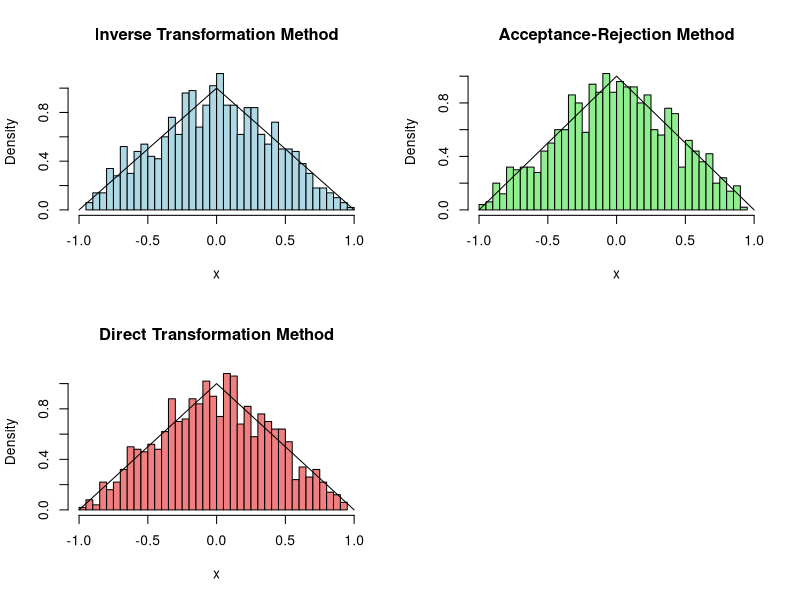
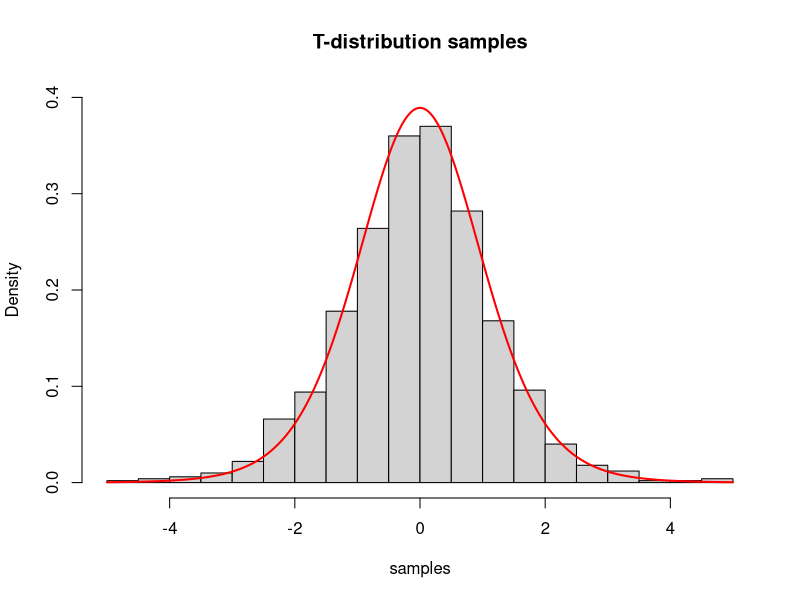
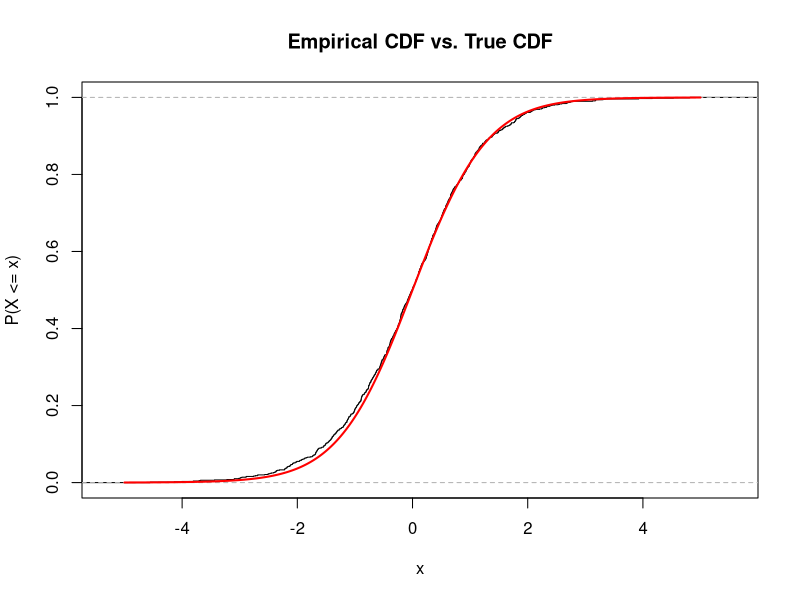
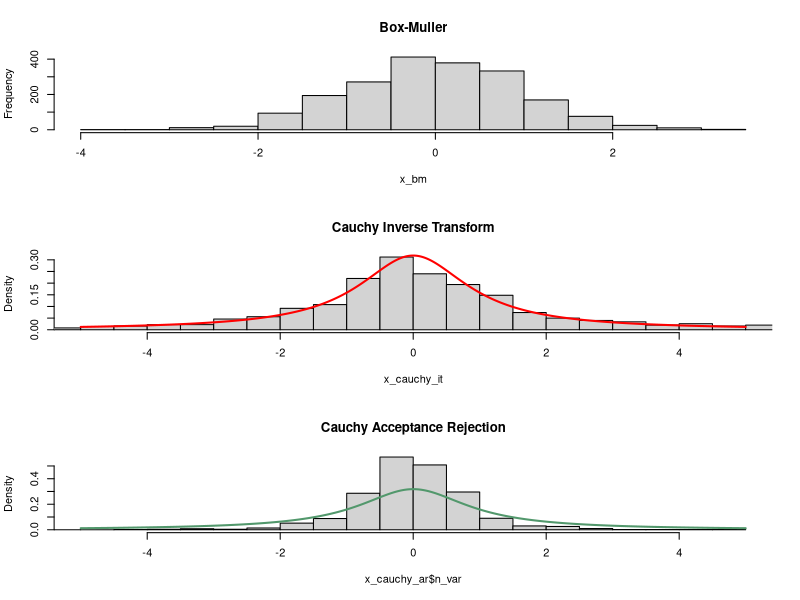

Write R code to recreate these figures, in order.
## ---- chunk 1
library(ggplot2)
set.seed(808)
# knitr::opts_chunk$set(fig.width = 8, fig.height = 12)
## ---- chunk 2
# (a) Inverse Transformation Method
inverse_transform <- function(n) {
  u <- runif(n)
  x <- ifelse(u <= 0.5, sqrt(2 * u) - 1, 1 - sqrt(2 * (1 - u)))
  return(x)
}
# Generate n random variables
n <- 1000
rv_it <- inverse_transform(n)



# (b) Acceptance-Rejection Method
random_acceptance_rejection <- function(n) {
  c <- 2  # Upper bound on f(x)/g(x)
  x <- numeric(n)
  i <- 1
  while (i <= n) {
    u1 <- runif(1)
    u2 <- runif(1)
    x_candidate <- -1 + 2 * u1
    if (u2 <= (1 - abs(x_candidate)) / (c * 0.5)) {
      x[i] <- x_candidate
      i <- i + 1
    }
  }
  return(x)
}
# Generate n random variables
rv_ar <- random_acceptance_rejection(n)



# (c) Direct Transformation Method
random_direct_transformation <- function(n) {
  x <- runif(n)
  y <- runif(n)
  z <- x - y
  return(z)
}
# Generate n random variables
rv_dt <- random_direct_transformation(n)

# (d) Plot and compare all the histograms
par(mfrow = c(2, 2))

y <- seq(-1, 1, .01)

hist(rv_it, breaks = 30, xlab = "x",
  freq = FALSE, main = "Inverse Transformation Method",
  col = "lightblue", xlim = c(-1, 1)
)
lines(y, 1 - abs(y)) # Density  curve

hist(rv_ar, freq = FALSE, breaks = 30, xlab = "x",
     main = "Acceptance-Rejection Method", col = "lightgreen", xlim = c(-1, 1))
lines(y, 1 - abs(y)) # Density  curve

hist(rv_dt, freq = FALSE, breaks = 30, xlab = "x",
     main = "Direct Transformation Method", col = "lightcoral", xlim = c(-1, 1))
lines(y, 1 - abs(y)) # Density  curve

par(mfrow = c(1, 1))  # Reset plotting parameters
## ---- chunk 3
# (a)
t_distribution_generator <- function(n, df) {
  # Generate normal samples
  z <- rnorm(n)
  # Calculate Chi-squared samples
  chi2 <- rchisq(n, df = df)
  # Apply the formula
  t <- z / sqrt(chi2 / df)
  return(t)
}

# (b)
n <- 1000
df <- 10

# Generate samples and true density
samples <- t_distribution_generator(n, df)
x <- seq(-5, 5, length = n)
theoretical_density <- dt(x, df = df)

# Plot histogram and density
hist(samples, main = "T-distribution samples", breaks = 20,
     freq = FALSE, ylim = c(0, 0.4))
lines(x, theoretical_density, col = "red", lwd = 2)

# (c)
# Calculate empirical CDF
ecdf <- ecdf(samples)

# Plot empirical and true CDF
plot(ecdf, main = "Empirical CDF vs. True CDF", xlab = "x", ylab = "P(X <= x)")
lines(x, pt(x, df = df), col = "red", lwd = 2)
## ---- chunk 4
# (a) Box-Muller
box_muller_algo <- function(n) {
  u1 <- runif(n)
  u2 <- runif(n)
  x1 <- sqrt(-2 * log(u1)) * cos(2 * pi * u2)
  x2 <- sqrt(-2 * log(u1)) * sin(2 * pi * u2)
  return(c(x1, x2))
}



# (b)
# Cauchy distribution inverse-transform method
inverse_cauchy <- function(n, sigma = 1, mu = 0) {
  u <- runif(n)
  ca <- sigma * tan(pi * (u - (1 / 2))) + mu
  return(ca)
}
# Acceptance-rejection Cauchy distribution
fx <- function(x) {
  v <- 1 / sqrt(2 * pi) * exp(-0.5 * x^2)
  return(v)
}
gx <- function(x) {
  v <- 1 / pi / (1 + x^2)
  return(v)
}
c <- sqrt(2 * pi) * exp(-1 / 2)
# Acceptance Criteria normal distribution
# if (u2 <= (fx(x_can) / gx(x_can) / c)) {

ar_cauchy <- function(n) {
  result <- numeric(n)
  i <- 1                 # Succesful counts
  trials <- 1
  while (i <= n) {
    u1 <- runif(1)
    u2 <- runif(1)
    x_can <- tan(pi * (u1 - 0.5))

    if (u2 <= (1 / (pi * (1 + x_can^2)))) {
      result[i] <- x_can
      i <- i + 1
    }

    trials <- trials + 1
  }
  return(list(mean_trials = mean(trials), n_trials = trials,
              n_var = result))
}


# (d) Histograms
n <- 1000
x_bm <- box_muller_algo(n)
x_cauchy_it <- inverse_cauchy(n)
x_cauchy_ar <- ar_cauchy(n)
x_vals <- seq(-5, 5, length.out = n) # For true density curve
cat("The mean number of trials is", x_cauchy_ar$mean_trials, ".\n")

# Plot multiple histograms
par(mfrow = c(3, 1))
hist(x_bm, main = "Box-Muller", breaks = 20)

# Plot inverse transform Cauchy with the true density curve
hist(x_cauchy_it, main = "Cauchy Inverse Transform", breaks = "FD",
     freq = FALSE, xlim = c(-5, 5))
true_density_cauchy <- dcauchy(x_vals)
lines(x_vals, true_density_cauchy, col = "red", lwd = 2)

# Plot acceptance rejection Cauchy with the true density curve
hist(x_cauchy_ar$n_var, main = "Cauchy Acceptance Rejection", breaks = 30,
     freq = FALSE, xlim = c(-5, 5))
# Another option for true density
true_density_cauchy1 <- 1 / (pi * (1 + x_vals^2))
lines(x_vals, true_density_cauchy1, col = "#52986c", lwd = 2)

par(mfrow = c(1, 1))  # Reset plotting parameters
## ---- chunk 5

## ---- chunk 6

